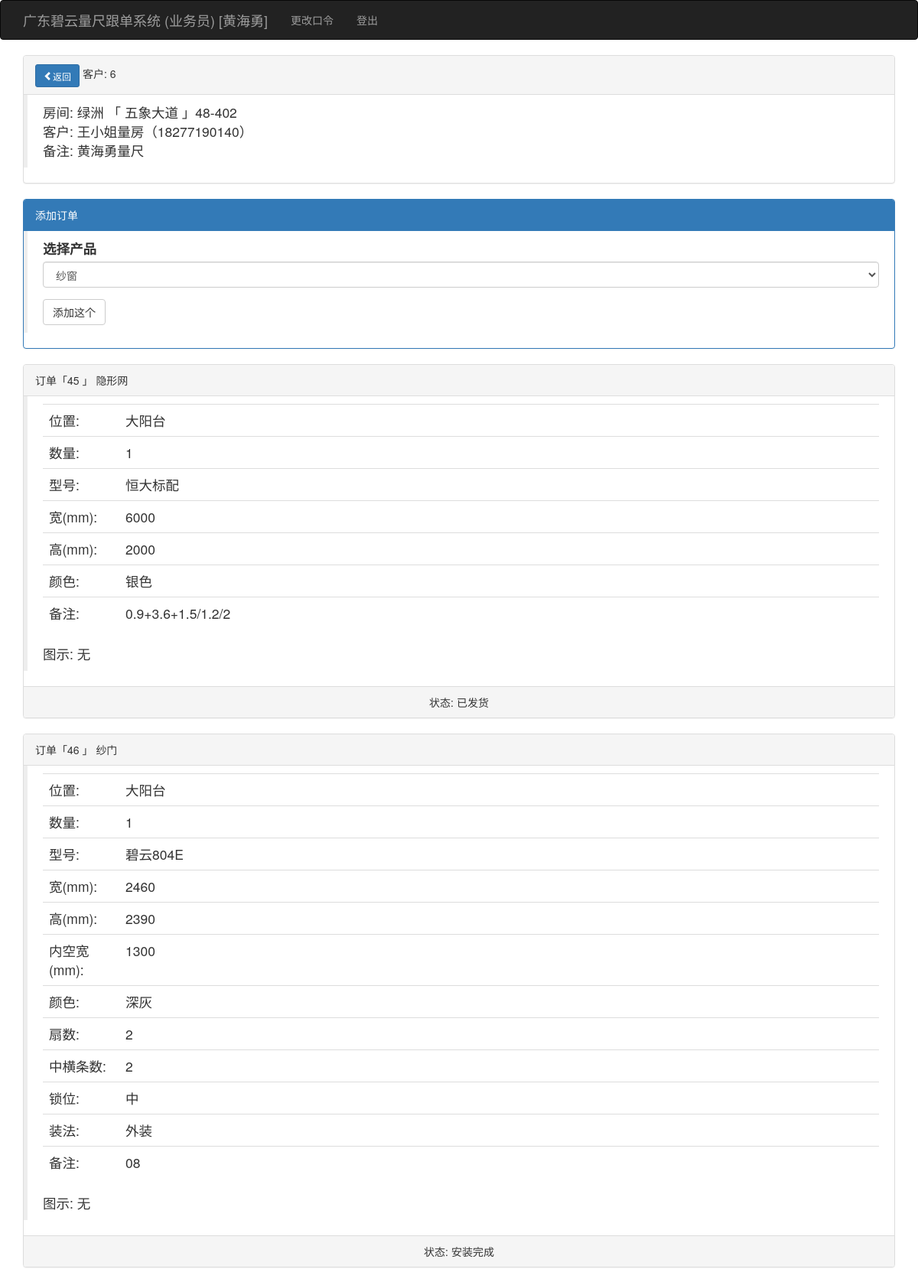
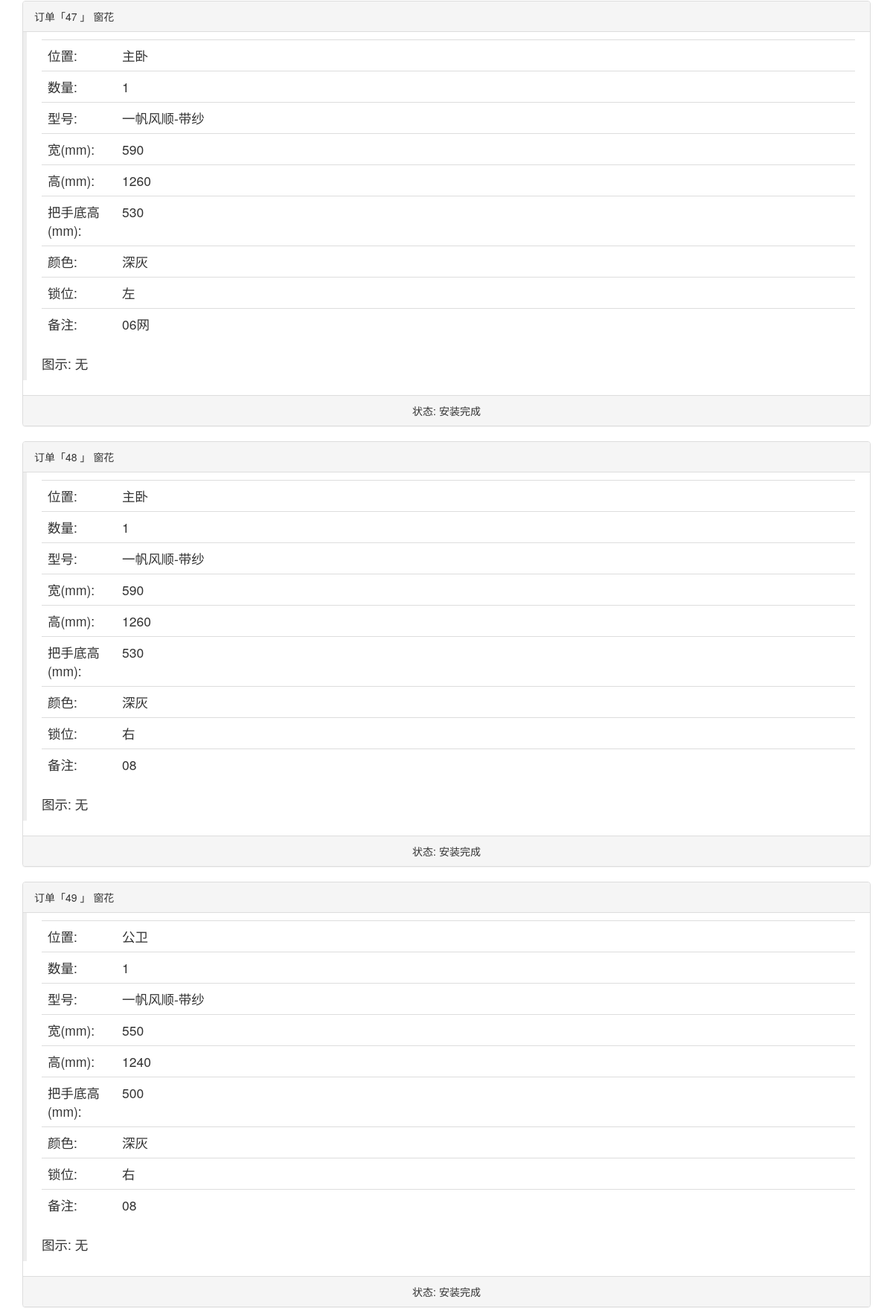
Screenshot of /showkehudd/6 (signed in, upper part) with the database file from the repository (2 pictures, top to bottom).
### app/models.py (models this page shows, shortened)
class User(UserMixin, db.Model):
    __tablename__ = 'users'
    id = db.Column(db.Integer, primary_key=True)
    user = db.Column(db.String(64), unique=True, index=True)
    pin = db.Column(db.String(64))
    username = db.Column(db.String(64))
    tel = db.Column(db.String(32))
    role = db.Column(db.String(64))
    isuse = db.Column(db.Boolean, default=False)
    beizhu = db.Column(db.String(64))
    kehus = db.relationship('Kehu', backref='user', lazy='dynamic')
    @login_manager.user_loader
    def load_user(user_id):
        return User.query.get(int(user_id))

class Kehu(db.Model):
    __tablename__ = 'kehus'
    id = db.Column(db.Integer, primary_key=True)
    user_id = db.Column(db.Integer, db.ForeignKey('users.id'))
    xiaoqu_id = db.Column(db.Integer, db.ForeignKey('xiaoqus.id'))
    fangjian = db.Column(db.String(64))
    chenghu = db.Column(db.String(64))
    tel = db.Column(db.String(64))
    zje = db.Column(db.Float)
    beizhu = db.Column(db.String(64))
    status = db.Column(db.Integer, default=1)  # 1已测尺、2已下单、3已安装、4已清款
    time0 = db.Column(db.DateTime(), default=datetime.utcnow)
    time1 = db.Column(db.DateTime())
    time2 = db.Column(db.DateTime())
    time3 = db.Column(db.DateTime())
    dingdans = db.relationship('Dingdan', backref='kehu', lazy='dynamic')

class Xiaoqu(db.Model):
    __tablename__ = 'xiaoqus'
    id = db.Column(db.Integer, primary_key=True)
    xiaoqu = db.Column(db.String(64), unique=True, index=True)
    dizhi = db.Column(db.String(100))
    beizhu = db.Column(db.String(128))
    kehus = db.relationship('Kehu', backref='xiaoqu', lazy='dynamic')

class Dingdan(db.Model):
    __tablename__ = 'dingdans'
    id = db.Column(db.Integer, primary_key=True)
    kehu_id = db.Column(db.Integer, db.ForeignKey('kehus.id'))
    chanpin_id = db.Column(db.Integer, db.ForeignKey('chanpins.id'))
    shuliang = db.Column(db.Integer)
    weizhi = db.Column(db.String(64))
    xinghao = db.Column(db.String(64))
    kuan_chang = db.Column(db.Integer)
    gao = db.Column(db.Integer)
    meikongkuan_bashoudigao = db.Column(db.Integer)
    color = db.Column(db.String(64))
    shanshu = db.Column(db.Integer)
    zhonghengtiaoshu_gantiaoshu = db.Column(db.Integer)
    shuowei = db.Column(db.String(64))
    ishaveht = db.Column(db.String(64))
    zhangfa_dengfenshu_kaishuofangshi = db.Column(db.String(64))
    jiage = db.Column(db.Float)
    tushipic = db.Column(db.String(64))
    beizhu = db.Column(db.String(64))
    status = db.Column(db.Integer, default=1)  # 1测尺、2业务下单、3工厂下单、4工厂入库、5工厂发货、6收货、7派工、8装完、9安清款
    fakaidi = db.Column(db.String(64))  # -1
    time_1 = db.Column(db.DateTime())
    user_1_id = db.Column(db.Integer, db.ForeignKey('users.id'))
    beizhue = db.Column(db.String(64))
    time0 = db.Column(db.DateTime(), default=datetime.utcnow)
    user0_id = db.Column(db.Integer, db.ForeignKey('users.id'))
    time1 = db.Column(db.DateTime())
    user1_id = db.Column(db.Integer, db.ForeignKey('users.id'))
    time2 = db.Column(db.DateTime())
    user2_id = db.Column(db.Integer, db.ForeignKey('users.id'))
    time3 = db.Column(db.DateTime())
    user3_id = db.Column(db.Integer, db.ForeignKey('users.id'))
    time4 = db.Column(db.DateTime())
    user4_id = db.Column(db.Integer, db.ForeignKey('users.id'))
    time5 = db.Column(db.DateTime())
    user5_id = db.Column(db.Integer, db.ForeignKey('users.id'))
    time6 = db.Column(db.DateTime())
    user6_id = db.Column(db.Integer, db.ForeignKey('users.id'))
    time7 = db.Column(db.DateTime())
    user7_id = db.Column(db.Integer, db.ForeignKey('users.id'))
    time8 = db.Column(db.DateTime())
    user8_id = db.Column(db.Integer, db.ForeignKey('users.id'))
    time9 = db.Column(db.DateTime())
    user9_id = db.Column(db.Integer, db.ForeignKey('users.id'))
    time_1 = db.Column(db.DateTime())
    user_1_id = db.Column(db.Integer, db.ForeignKey('users.id'))
    beizhue = db.Column(db.String(64))
    az_status = db.Column(db.Integer)
    az_beizhue = db.Column(db.String(64))
    az_time_1 = db.Column(db.DateTime())
    az_time1 = db.Column(db.DateTime())
    az_time2 = db.Column(db.DateTime())
    az_time3 = db.Column(db.DateTime())
    azd_id = db.Column(db.Integer, db.ForeignKey('users.id'))
    dingdan_azd = db.relationship("User", foreign_keys=[azd_id])

class Chanpin(db.Model):
    __tablename__ = 'chanpins'
    id = db.Column(db.Integer, primary_key=True)
    pinming = db.Column(db.String(64))
    jiage = db.Column(db.Float)
    beizhu = db.Column(db.String(64))
    dingdans = db.relationship('Dingdan', backref='chanpin', lazy='dynamic')

### app/main/views.py (the view, shortened to what this page needs)
@main.route('/showkehudd/<int:id>', methods=['GET', 'POST'])
@login_required
def showkehudd(id):
    if current_user.role != '业务员':
        return redirect(url_for('main.index'))
    form = WilladdcpForm()
    kehu = Kehu.query.get(id)
    user = current_user._get_current_object()
    return render_template('showkehudd.html', form=form, kehu=kehu)

### app/main/forms.py
class WilladdcpForm(FlaskForm):
    chanpin = SelectField('选择产品', validators=[DataRequired()], coerce=int)
    submit = SubmitField('添加这个')
    def __init__(self, *args, **kwargs):
        super(WilladdcpForm, self).__init__(*args, **kwargs)
        self.chanpin.choices = [(chanpin.id, chanpin.pinming) for chanpin in
                                Chanpin.query.order_by(Chanpin.beizhu).all()]  # Chanpin.id

### app/templates/showkehudd.html (shortened to what this page needs)
{% extends "base.html" %}
{% import "bootstrap/wtf.html" as wtf %}
{% block page_content %}
    <div class="panel panel-default">
        <div class="panel-heading"><a class="btn btn-primary btn-sm   glyphicon glyphicon-chevron-left"
                                      href="{{ url_for('main.kehulist') }}">返回</a> 客户: {{ kehu.id }}</div>
        <div class="post-body">
            <blockquote>
                <ul class="list-unstyled">
                    <li>房间: {{ kehu.xiaoqu.xiaoqu }} 「 {{ kehu.xiaoqu.dizhi }} 」{{ kehu.fangjian }}</li>
                    <li>客户: {{ kehu.chenghu }}（{{ kehu.tel }}）
                    </li>
                    {% if kehu.beizhu %}
                    <li>备注: {{ kehu.beizhu }}</li>
                    {% endif %}
                </ul>
            </blockquote>
        </div>
    </div>
    <div class="panel panel-primary">
        <div class="panel-heading"> 添加订单</div>
        <div class="post-body">
            <blockquote>
                {{ wtf.quick_form(form) }}
            </blockquote>
        </div>
    </div>
    {% for dingdan in kehu.dingdans %}
        <div class="panel panel-default">
            <div class="panel-heading">订单「{{ dingdan.id }} 」 {{ dingdan.chanpin.pinming }}
            </div>
            <div class="post-body">
                <blockquote>
                    <table class="table">
                        <tr>
                            <td style="width: 100px;">位置:</td>
                            <td>{{ dingdan.weizhi }}</td>
                        </tr>
                        <tr>
                            <td>数量:</td>
                            <td>{{ dingdan.shuliang }}</td>
                        </tr>
                        <tr>
                            <td>型号:</td>
                            <td>{{ dingdan.xinghao }}</td>
                        </tr>
                        {% if dingdan.chanpin.pinming == '隐形网' %}
                            <tr>
                                <td>宽(mm):</td>
                                <td>{{ dingdan.kuan_chang }}</td>
                            </tr>
                            <tr>
                                <td>高(mm):</td>
                                <td>{{ dingdan.gao }}</td>
                            </tr>
                            <tr>
                                <td>颜色:</td>
                                <td>{{ dingdan.color }}</td>
                            </tr>
                        {% elif dingdan.chanpin.pinming == '纱门' %}
                            <tr>
                                <td>宽(mm):</td>
                                <td>{{ dingdan.kuan_chang }}</td>
                            </tr>
                            <tr>
                                <td>高(mm):</td>
                                <td>{{ dingdan.gao }}</td>
                            </tr>
                            <tr>
                                <td>内空宽(mm):</td>
                                <td>{{ dingdan.meikongkuan_bashoudigao }}</td>
                            </tr>
                            <tr>
                                <td>颜色:</td>
                                <td>{{ dingdan.color }}</td>
                            </tr>
                            <tr>
                                <td>扇数:</td>
                                <td>{{ dingdan.shanshu }}</td>
                            </tr>
                            <tr>
                                <td>中横条数:</td>
                                <td>{{ dingdan.zhonghengtiaoshu_gantiaoshu }}</td>
                            </tr>
                            <tr>
                                <td>锁位:</td>
                                <td>{{ dingdan.shuowei }}</td>
                            </tr>
                            <tr>
                                <td>装法:</td>
                                <td>{{ dingdan.zhangfa_dengfenshu_kaishuofangshi }}</td>
                            </tr>
                        {% elif dingdan.chanpin.pinming == '窗花' %}
                            <tr>
                                <td>宽(mm):</td>
                                <td>{{ dingdan.kuan_chang }}</td>
                            </tr>
                            <tr>
                                <td>高(mm):</td>
                                <td>{{ dingdan.gao }}</td>
                            </tr>
                            <tr>
                                <td>把手底高(mm):</td>
                                <td>{{ dingdan.meikongkuan_bashoudigao }}</td>
                            </tr>
                            <tr>
                                <td>颜色:</td>
                                <td>{{ dingdan.color }}</td>
                            </tr>
                            <tr>
                                <td>锁位:</td>
                                <td>{{ dingdan.shuowei }}</td>
                            </tr>
                        {% endif %}
                        <tr>
                            <td>备注:</td>
                            <td>{{ dingdan.beizhu }}</td>
                        </tr>
                    </table>
                    图示:
                                            {% if dingdan.tushipic %}
                                                <br>
                                                <img height="180" src="/static/upload/{{ dingdan.tushipic }}">
                                                {% else %}
                                                无
                                                {% endif %}
                </blockquote>
            </div>
            <div class="panel-footer text-center">状态:
                {% if dingdan.status == 1 %}
                    已量尺
                {% elif dingdan.status == 2 %}
                    已下单
                {% elif dingdan.status == 3 %}
                    已订货
                {% elif dingdan.status == 4 %}
                    已入库
                {% elif dingdan.status == 5 %}
                    已发货
                {% elif dingdan.status == 6 %}
                    已到货
                {% elif dingdan.status == 7 %}
                    安装中
                {% elif dingdan.status == 8 %}
                    安装完成
                {% elif dingdan.status == 9 %}
                    完成收款
                {% else %}
                    状态有误
                {% endif %}
            </div>
        </div>
    {% endfor %}
{% endblock %}

### app/templates/base.html (shortened to what this page needs)
{% extends "bootstrap/base.html" %}
{% import 'render_listcp.html' as macors %}
{% block head %}
{{ super() }}
<link rel="stylesheet" type="text/css" href="{{ url_for('static', filename='styles.css') }}">
{% endblock %}
{% block navbar %}
<div class="navbar navbar-inverse" role="navigation">
    <div class="container">
        <div class="navbar-header">
            <a class="navbar-brand" href="{{ url_for('main.index') }}">广东碧云量尺跟单系统 ({{ current_user.role }}) [{{ current_user.username }}] </a>
        </div>
        <div class="navbar-collapse collapse">
            <ul class="nav navbar-nav">
                {% if current_user.is_authenticated %}
                <li><a href="{{ url_for('auth.change_pin') }}">更改口令</a></li>
                <li><a href="{{ url_for('auth.logout') }}">登出</a></li>
                {% endif %}
            </ul>
        </div>
    </div>
</div>
{% endblock %}
{% block content %}
<div class="container">
    {% block page_content %}{% endblock %}
</div>
{% endblock %}

### rows the page displays
User: role "业务员", username "黄海勇"
Kehu: id "6", fangjian "48-402", chenghu "王小姐量房", tel "18277190140", beizhu "黄海勇量尺"
Xiaoqu: xiaoqu.xiaoqu "绿洲", xiaoqu.dizhi "五象大道"
Dingdan: id "45", chanpin.pinming "隐形网", weizhi "大阳台", shuliang "1", xinghao "恒大标配", kuan_chang "6000", gao "2000", color "银色", beizhu "0.9+3.6+1.5/1.2/2", tushipic "无", status "已发货"
Dingdan: id "46", chanpin.pinming "纱门", weizhi "大阳台", shuliang "1", xinghao "碧云804E", kuan_chang "2460", gao "2390", meikongkuan_bashoudigao "1300", color "深灰", shanshu "2", zhonghengtiaoshu_gantiaoshu "2", shuowei "中", zhangfa_dengfenshu_kaishuofangshi "外装", beizhu "08", tushipic "无", status "安装完成"
Dingdan: id "47", chanpin.pinming "窗花", weizhi "主卧", shuliang "1", xinghao "一帆风顺-带纱", kuan_chang "590", gao "1260", meikongkuan_bashoudigao "530", color "深灰", shuowei "左", beizhu "06网", tushipic "无", status "安装完成"
Dingdan: id "48", chanpin.pinming "窗花", weizhi "主卧", shuliang "1", xinghao "一帆风顺-带纱", kuan_chang "590", gao "1260", meikongkuan_bashoudigao "530", color "深灰", shuowei "右", beizhu "08", tushipic "无", status "安装完成"
Dingdan: id "49", chanpin.pinming "窗花", weizhi "公卫", shuliang "1", xinghao "一帆风顺-带纱", kuan_chang "550", gao "1240", meikongkuan_bashoudigao "500", color "深灰", shuowei "右", beizhu "08", tushipic "无", status "安装完成"
